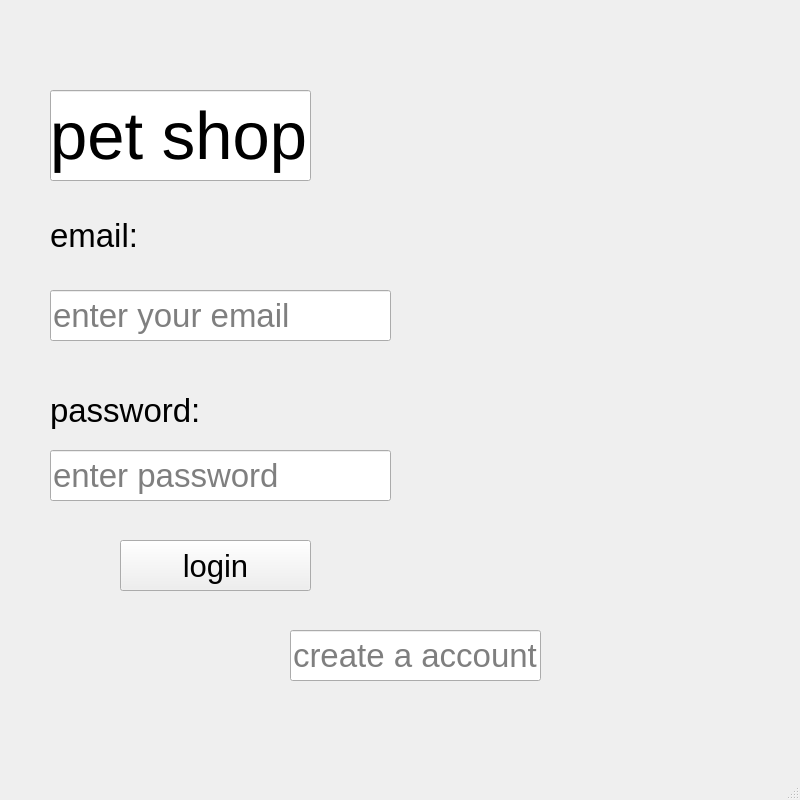
<?xml version="1.0" encoding="UTF-8"?>
<ui version="4.0">
 <class>login</class>
 <widget class="QMainWindow" name="login">
  <property name="geometry">
   <rect>
    <x>0</x>
    <y>0</y>
    <width>800</width>
    <height>800</height>
   </rect>
  </property>
  <property name="minimumSize">
   <size>
    <width>800</width>
    <height>800</height>
   </size>
  </property>
  <property name="windowTitle">
   <string>MainWindow</string>
  </property>
  <widget class="QWidget" name="centralwidget">
   <widget class="QLabel" name="logo">
    <property name="geometry">
     <rect>
      <x>570</x>
      <y>0</y>
      <width>221</width>
      <height>231</height>
     </rect>
    </property>
    <property name="minimumSize">
     <size>
      <width>100</width>
      <height>100</height>
     </size>
    </property>
    <property name="text">
     <string/>
    </property>
    <property name="pixmap">
     <pixmap>C:/Users/Minh Tai/Pictures/Saved Pictures/logo.png</pixmap>
    </property>
   </widget>
   <widget class="QLineEdit" name="lineEdit">
    <property name="geometry">
     <rect>
      <x>50</x>
      <y>90</y>
      <width>261</width>
      <height>91</height>
     </rect>
    </property>
    <property name="font">
     <font>
      <pointsize>50</pointsize>
     </font>
    </property>
    <property name="text">
     <string>pet shop</string>
    </property>
   </widget>
   <widget class="QLineEdit" name="entername">
    <property name="geometry">
     <rect>
      <x>50</x>
      <y>290</y>
      <width>341</width>
      <height>51</height>
     </rect>
    </property>
    <property name="font">
     <font>
      <pointsize>25</pointsize>
     </font>
    </property>
    <property name="echoMode">
     <enum>QLineEdit::Password</enum>
    </property>
    <property name="cursorPosition">
     <number>0</number>
    </property>
    <property name="placeholderText">
     <string extracomment="enter">enter your email</string>
    </property>
   </widget>
   <widget class="QLineEdit" name="lineEdit_3">
    <property name="geometry">
     <rect>
      <x>50</x>
      <y>450</y>
      <width>341</width>
      <height>51</height>
     </rect>
    </property>
    <property name="font">
     <font>
      <pointsize>25</pointsize>
     </font>
    </property>
    <property name="placeholderText">
     <string>enter password</string>
    </property>
   </widget>
   <widget class="QPushButton" name="enterlogin">
    <property name="geometry">
     <rect>
      <x>120</x>
      <y>540</y>
      <width>191</width>
      <height>51</height>
     </rect>
    </property>
    <property name="font">
     <font>
      <pointsize>23</pointsize>
     </font>
    </property>
    <property name="text">
     <string>login</string>
    </property>
   </widget>
   <widget class="QLineEdit" name="creativeaccount">
    <property name="geometry">
     <rect>
      <x>290</x>
      <y>630</y>
      <width>251</width>
      <height>51</height>
     </rect>
    </property>
    <property name="font">
     <font>
      <pointsize>25</pointsize>
     </font>
    </property>
    <property name="placeholderText">
     <string>create a account</string>
    </property>
   </widget>
   <widget class="QLabel" name="label">
    <property name="geometry">
     <rect>
      <x>50</x>
      <y>220</y>
      <width>91</width>
      <height>31</height>
     </rect>
    </property>
    <property name="font">
     <font>
      <pointsize>25</pointsize>
     </font>
    </property>
    <property name="text">
     <string>email:</string>
    </property>
   </widget>
   <widget class="QLabel" name="label_2">
    <property name="geometry">
     <rect>
      <x>50</x>
      <y>390</y>
      <width>151</width>
      <height>41</height>
     </rect>
    </property>
    <property name="font">
     <font>
      <pointsize>25</pointsize>
     </font>
    </property>
    <property name="text">
     <string>password:</string>
    </property>
   </widget>
  </widget>
  <widget class="QMenuBar" name="menubar">
   <property name="geometry">
    <rect>
     <x>0</x>
     <y>0</y>
     <width>800</width>
     <height>21</height>
    </rect>
   </property>
  </widget>
  <widget class="QStatusBar" name="statusbar"/>
 </widget>
 <resources/>
 <connections/>
</ui>
